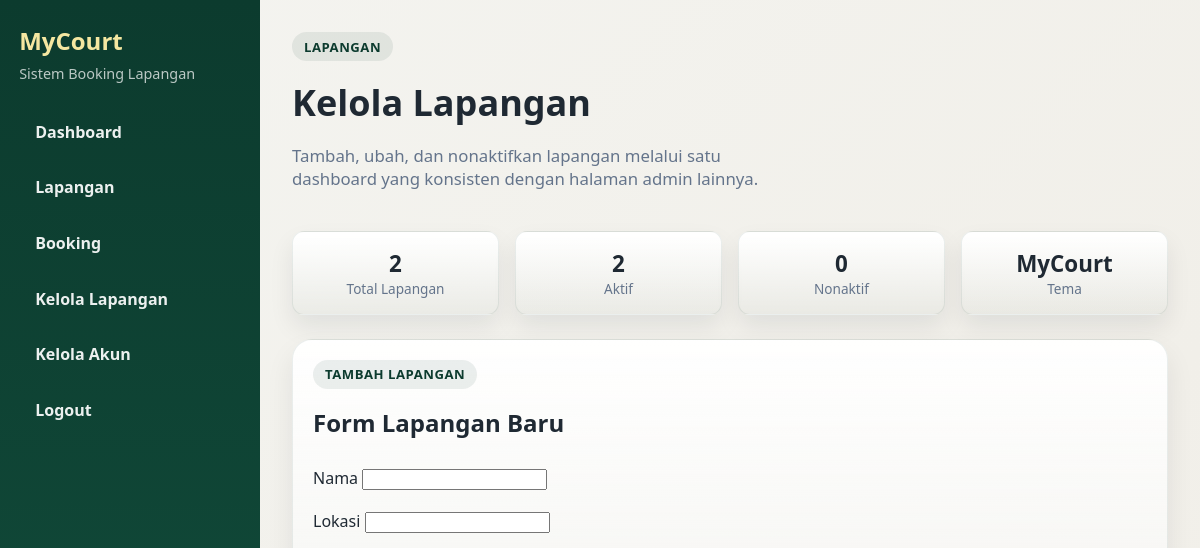
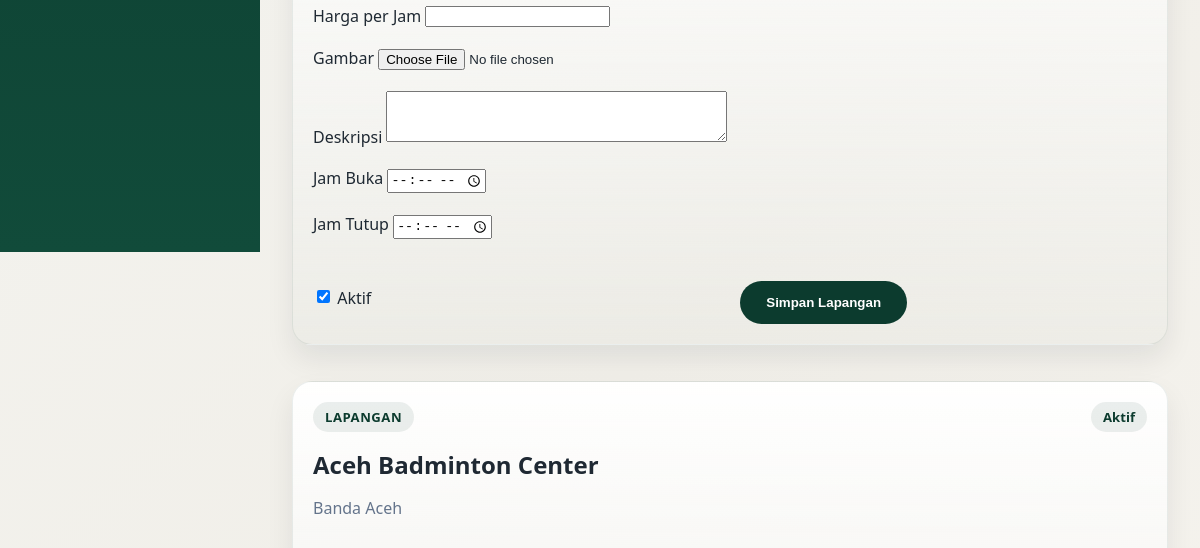
/dashboard/admin/courts/ (signed in, upper part), run on an earlier commit of the app's database (2 pictures, top to bottom).
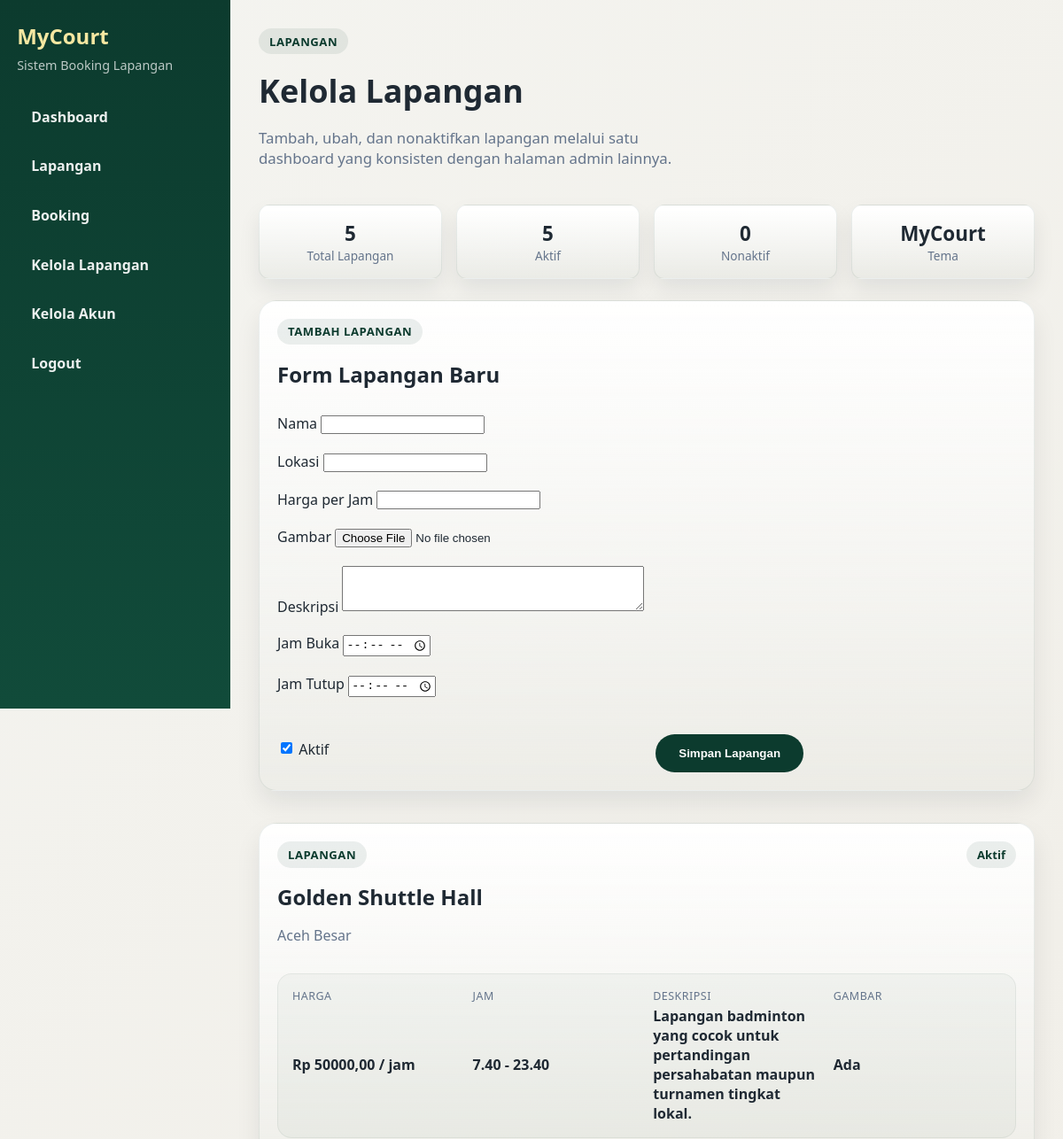
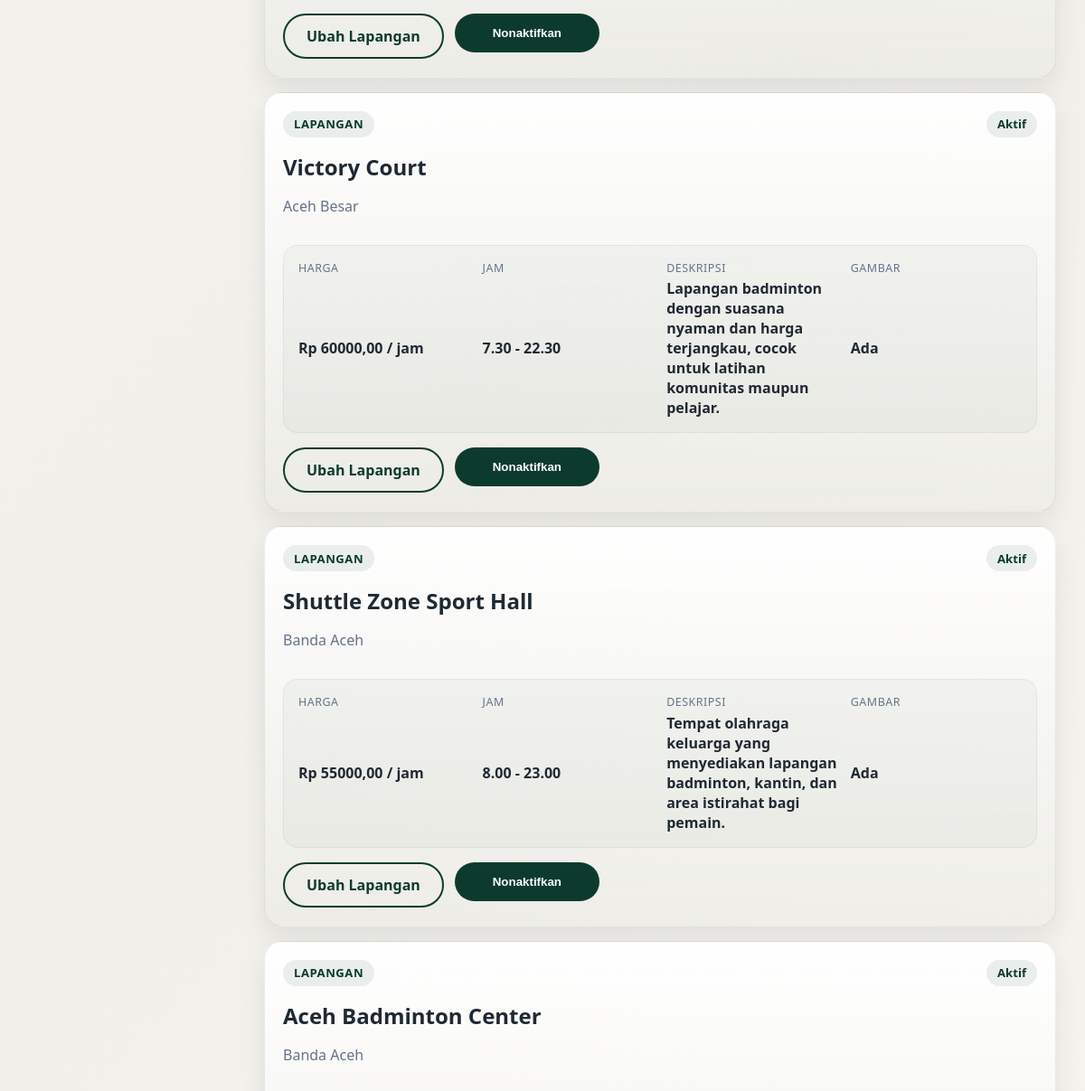
And on a later commit of the database (2 pictures, top to bottom).
### booking/models.py (models this page shows, shortened)
class Court(models.Model):
    name = models.CharField(max_length=120)
    location = models.CharField(max_length=255)
    price_per_hour = models.DecimalField(max_digits=10, decimal_places=2)
    image = models.ImageField(upload_to="court_images/", blank=True, null=True)
    description = models.TextField(blank=True)
    is_active = models.BooleanField(default=True)
    open_time = models.TimeField(default=datetime.time(6, 0))
    close_time = models.TimeField(default=datetime.time(23, 0))
    created_at = models.DateTimeField(auto_now_add=True)

### booking/views.py (the view)
# urls.py: path("dashboard/admin/courts/", views.admin_courts, name="admin_courts"),
@login_required
def admin_courts(request):
    if not is_admin_user(request.user):
        return redirect("booking:user_dashboard")
    context = {
        "court_form": CourtForm(),
        "courts": Court.objects.order_by("-created_at"),
        "court_count": Court.objects.count(),
        "active_court_count": Court.objects.filter(is_active=True).count(),
        "inactive_court_count": Court.objects.filter(is_active=False).count(),
    }
    return render(request, "booking/admin_courts.html", context)

### booking/forms.py
class CourtForm(forms.ModelForm):
    class Meta:
        model = Court
        fields = [
            "name",
            "location",
            "price_per_hour",
            "image",
            "description",
            "is_active",
            "open_time",
            "close_time",
        ]
        widgets = {
            "description": forms.Textarea(attrs={"rows": 3}),
            "open_time": forms.TimeInput(attrs={"type": "time"}),
            "close_time": forms.TimeInput(attrs={"type": "time"}),
        }

### booking/views.py (called while the page is built)
def is_admin_user(user):
    return user.is_staff or user.is_superuser

### booking/templates/booking/admin_courts.html (shortened to what the changed rows need)
{% extends 'booking/admin_dashboard_base.html' %}
{% block dashboard_heading %}Kelola Lapangan{% endblock %}
{% block admin_summary %}
    <div class="admin-management-metrics">
        <div class="stat"><div class="stat-value">{{ court_count }}</div><div class="stat-label">Total Lapangan</div></div>
        <div class="stat"><div class="stat-value">{{ active_court_count }}</div><div class="stat-label">Aktif</div></div>
    </div>
{% endblock %}
{% block admin_body %}
    <div class="admin-court-layout">
        <div class="admin-booking-card">
            <div class="section-heading">
                <div>
                    <h2>Form Lapangan Baru</h2>
                </div>
            </div>
        </div>
        {% if courts %}
            <div class="admin-booking-grid admin-booking-list">
                {% for court in courts %}
                    <article class="admin-booking-card">
                        <div class="admin-booking-top">
                            <div>
                                <p class="eyebrow">Lapangan</p>
                                <h2>{{ court.name }}</h2>
                                <p class="muted">{{ court.location }}</p>
                            </div>
                            <span class="dashboard-pill">{% if court.is_active %}Aktif{% else %}Nonaktif{% endif %}</span>
                        </div>
                        <div class="admin-booking-meta">
                            <div><span class="admin-booking-label">Harga</span><strong>Rp {{ court.price_per_hour }} / jam</strong></div>
                            <div><span class="admin-booking-label">Jam</span><strong>{{ court.open_time }} - {{ court.close_time }}</strong></div>
                            <div><span class="admin-booking-label">Deskripsi</span><strong>{{ court.description|default:"-" }}</strong></div>
                            <div><span class="admin-booking-label">Gambar</span><strong>{% if court.image %}Ada{% else %}Belum ada{% endif %}</strong></div>
                        </div>
                        <div class="hero-actions admin-court-actions">
                            <a class="btn ghost" href="{% url 'booking:admin_edit_court' court.id %}">Ubah Lapangan</a>
                            <form method="post" action="{% url 'booking:admin_toggle_court' court.id %}">
                                <button class="btn primary" type="submit">{% if court.is_active %}Nonaktifkan{% else %}Aktifkan{% endif %}</button>
                            </form>
                        </div>
                    </article>
                {% endfor %}
            </div>
        {% else %}
            <div class="empty-state"><p>Belum ada lapangan untuk dikelola.</p></div>
        {% endif %}
    </div>
{% endblock %}

What changed in the data, as far as the page shows it:
added Court: name "Golden Shuttle Hall", location "Aceh Besar", is_active "Aktif", price_per_hour "50000,00", open_time "7.40", close_time "23.40", description "Lapangan badminton yang cocok untuk pertandingan persahabatan maupun turnamen tingkat lokal.", shows "Ada"
added Court: name "Victory Court", location "Aceh Besar", is_active "Aktif", price_per_hour "60000,00", open_time "7.30", close_time "22.30", description "Lapangan badminton dengan suasana nyaman dan harga terjangkau, cocok untuk latihan komunitas maupun pelajar.", shows "Ada"
added Court: name "Shuttle Zone Sport Hall", location "Banda Aceh", is_active "Aktif", price_per_hour "55000,00", open_time "8.00", close_time "23.00", description "Tempat olahraga keluarga yang menyediakan lapangan badminton, kantin, dan area istirahat bagi pemain.", shows "Ada"
Also different on the page:
{{ court_count }}: "2" → "5"
{{ active_court_count }}: "2" → "5"
